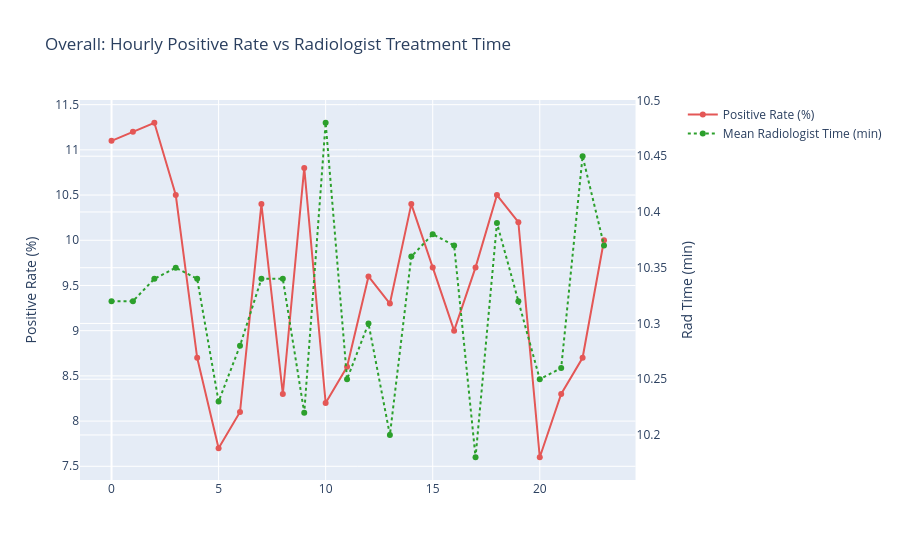

The notebook cell this image was saved under:
### Markdown cell above
### 2a-iii: Overall Hourly Positive Rate vs Radiologist Treatment Time

### Code cell
hourly_overall_query = """
SELECT
    hour,
    COUNT(*) AS scans,
    ROUND(SUM(CASE WHEN radiologist_answer = 'P' THEN 1.0 ELSE 0.0 END) / COUNT(*) * 100, 1) AS pos_rate,
    ROUND(AVG(rad_treatment_min), 2) AS mean_rad_min
FROM temporal_df
GROUP BY hour
ORDER BY hour
"""
hourly_overall_df = duckdb.sql(hourly_overall_query).df()
display(hourly_overall_df)

fig_overall = make_subplots(specs=[[{"secondary_y": True}]])
fig_overall.add_trace(go.Scatter(
    x=hourly_overall_df["hour"], y=hourly_overall_df["pos_rate"],
    mode="lines+markers", name="Positive Rate (%)", line=dict(color="#e45756"),
), secondary_y=False)
fig_overall.add_trace(go.Scatter(
    x=hourly_overall_df["hour"], y=hourly_overall_df["mean_rad_min"],
    mode="lines+markers", name="Mean Radiologist Time (min)", line=dict(color="#2ca02c", dash="dot"),
), secondary_y=True)
fig_overall.update_layout(title="Overall: Hourly Positive Rate vs Radiologist Treatment Time")
fig_overall.update_yaxes(title_text="Positive Rate (%)", secondary_y=False)
fig_overall.update_yaxes(title_text="Rad Time (min)", secondary_y=True)
fig_overall.show()

### Figure 1 — Plotly figure (JSON) as saved in the notebook; plotly's stock layout.template omitted (floating-point values rounded to 4 significant figures)
{"data": [{"line": {"color": "#e45756"}, "mode": "lines+markers", "name": "Positive Rate (%)", "type": "scatter", "x": [0, 1, 2, 3, 4, 5, 6, 7, 8, 9, 10, 11, 12, 13, 14, 15, 16, 17, 18, 19, 20, 21, 22, 23], "xaxis": "x", "y": [11.1, 11.2, 11.3, 10.5, 8.7, 7.7, 8.1, 10.4, 8.3, 10.8, 8.2, 8.6, 9.6, 9.3, 10.4, 9.7, 9.0, 9.7, 10.5, 10.2, 7.6, 8.3, 8.7, 10.0], "yaxis": "y"}, {"line": {"color": "#2ca02c", "dash": "dot"}, "mode": "lines+markers", "name": "Mean Radiologist Time (min)", "type": "scatter", "x": [0, 1, 2, 3, 4, 5, 6, 7, 8, 9, 10, 11, 12, 13, 14, 15, 16, 17, 18, 19, 20, 21, 22, 23], "xaxis": "x", "y": [10.32, 10.32, 10.34, 10.35, 10.34, 10.23, 10.28, 10.34, 10.34, 10.22, 10.48, 10.25, 10.3, 10.2, 10.36, 10.38, 10.37, 10.18, 10.39, 10.32, 10.25, 10.26, 10.45, 10.37], "yaxis": "y2"}], "layout": {"title": {"text": "Overall: Hourly Positive Rate vs Radiologist Treatment Time"}, "xaxis": {"anchor": "y", "domain": [0.0, 0.94]}, "yaxis": {"anchor": "x", "domain": [0.0, 1.0], "title": {"text": "Positive Rate (%)"}}, "yaxis2": {"anchor": "x", "overlaying": "y", "side": "right", "title": {"text": "Rad Time (min)"}}}}
